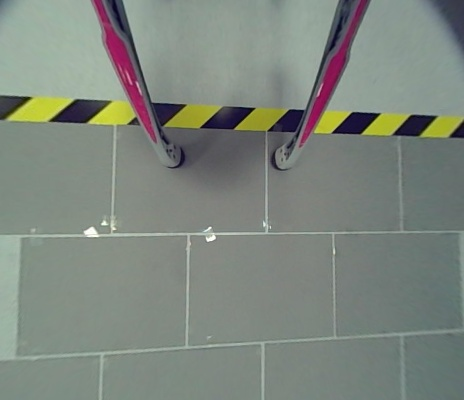
#> input picture training_images/inside/Frame_screenshot_06.11.2023.png, 464 x 400 px
$ python contour_detector.py
#> lines starting #> are read from the running program, lines starting #| are printed output that depends on the picture; after the words box and inside, x2 and y2 are one past the last pixel; in counts of white or black regions, pixels touching at a corner belong together
#> further down, image is the input picture: shape (400, 464, 3); mean B, G, R 125.7, 134.3, 126.3
import cv2
import numpy as np

def _process_image(image):
    # Load the image from file
    if image is None:
        print("Error: Couldn't open the image file.")
        return None, None, None, None

    # Convert to grayscale
    gray_image = cv2.cvtColor(image, cv2.COLOR_BGR2GRAY)

    # Crop the image to remove the dog's legs
    cropped_gray_image = gray_image[165:, :]

    kernel = np.ones((5, 5), np.uint8)
    dilate = cv2.dilate(cropped_gray_image, kernel, iterations=2)

    # Apply Canny edge detection on the cropped grayscale image
    canny_edges = cv2.Canny(dilate, 50, 100)

    # Find contours from the Canny edges
    contours, _ = cv2.findContours(canny_edges, cv2.RETR_EXTERNAL, cv2.CHAIN_APPROX_NONE)

    # Return the resized original image, cropped grayscale image, Canny edges, and contours
    return image, cropped_gray_image, canny_edges, contours

def process(frame):

    # Process the original image
    image = cv2.imread("../../training_images/inside/Template.png")
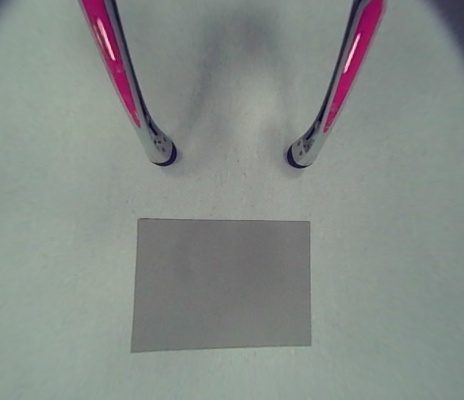
#> input picture training_images/inside/Template.png, 464 x 400 px
#> image is the input picture: shape (400, 464, 3); mean B, G, R 136, 140.3, 134.1
    #frame = cv2.convertScaleAbs(frame, alpha=1.5, beta=20)

    original_img, cropped_org_gray, canny_org, contours_org = _process_image(frame)
#> in _process_image, `dilate = cv2.dilate(cropped_gray_image, kernel, iterations=2)`:
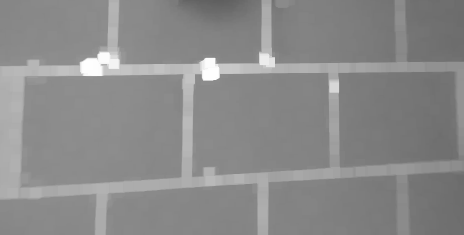
#> dilate: shape (235, 464); min 95, max 254, mean 138.2
#> in _process_image, `canny_edges = cv2.Canny(dilate, 50, 100)`:
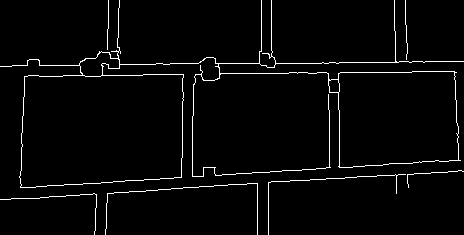
#> canny_edges: shape (235, 464); 2.8% white in thin lines or dots
#> in _process_image, `contours, _ = cv2.findContours(canny_edges, cv2.RETR_EXTERNAL, cv2.CHA..`: contours = 7 contours, 6 with area under 20; largest, box (x1, y1, x2, y2) and area: (0, 0, 464, 188) 28700
#> contours_org has the same summary as contours in _process_image

    # Process the template image
    template_img, cropped_temp_gray, canny_temp, contours_template = _process_image(image)
#> in _process_image (call 2), `dilate = cv2.dilate(cropped_gray_image, kernel, iterations=2)`:
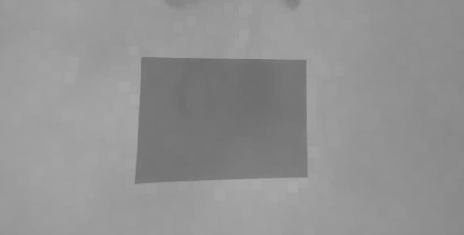
#> dilate: shape (235, 464); min 110, max 169, mean 146.2
#> in _process_image (call 2), `canny_edges = cv2.Canny(dilate, 50, 100)`:
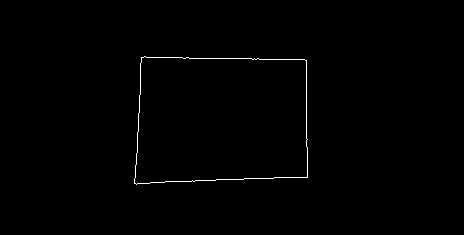
#> canny_edges: shape (235, 464); 0.53% white in thin lines or dots, all inside (x1, y1, x2, y2) = (134, 56, 308, 185)
#> in _process_image (call 2), `contours, _ = cv2.findContours(canny_edges, cv2.RETR_EXTERNAL, cv2.CHA..`: contours = 1 contour; box (x1, y1, x2, y2) and area: (134, 56, 308, 185) 20440
#> contours_template has the same summary as contours in _process_image

    # Initialize an empty image with the same dimensions as the cropped image to draw the contours
    cropped_org_color = np.zeros((cropped_org_gray.shape[0], cropped_org_gray.shape[1], 3), dtype=np.uint8)

    # Check if there are contours found in the template
    if contours_template:
        contour_template = max(contours_template, key=cv2.contourArea)
#> contour_template = contour of 581 points, box (x1, y1, x2, y2) (134, 56, 308, 185), area 20440
        # Draw the largest contour on the cropped template for visualization
        cv2.drawContours(cropped_temp_gray, [contour_template], -1, (0, 255, 0), 3)
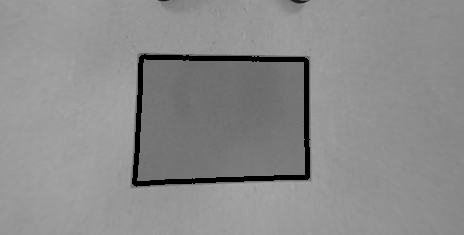
#> cropped_temp_gray: shape (235, 464); min 0, max 169, mean 139.4
    else:
        print("No contours found in the template.")

    # Compare contours and draw bounding box on the cropped original image with another color (e.g., green)
    for i, contour in enumerate(contours_org):
        contourArea = cv2.contourArea(contour)
        if contourArea > 22000:
            continue
        if contourArea < 15000:  # Filter out small contours
            continue
        # Check similarity using the template contour
        similarity = cv2.matchShapes(contour, contour_template, 1, 0.0)
        print(f"Contour {i}: similarity = {similarity}, size = {contourArea}")  # Print out the similarity
        if similarity < 1:  # Adjust similarity threshold as needed
            # Get the minimum area rectangle that bounds the contour
            rect = cv2.minAreaRect(contour)
            # Get the box points and convert them to integers
            box = cv2.boxPoints(rect).astype('int')
            # Draw the bounding box
            cv2.drawContours(cropped_org_color, [box], 0, (0, 255, 0), 2)
            # Label the contour
            M = cv2.moments(contour)
            if M["m00"] != 0:
                cx = int(M["m10"] / M["m00"])
                cy = int(M["m01"] / M["m00"])
                label = f"C{i}"
                cv2.putText(cropped_org_color, label, (cx, cy), cv2.FONT_HERSHEY_SIMPLEX, 0.5, (255, 255, 255), 2)
        else:
            # Draw non-matching contours in red
            cv2.drawContours(cropped_org_color, [contour], -1, (0, 0, 255), 1)
            # Label the contour
            M = cv2.moments(contour)
            if M["m00"] != 0:
                cx = int(M["m10"] / M["m00"])
                cy = int(M["m01"] / M["m00"])
                label = f"C{i}"
                cv2.putText(cropped_org_color, label, (cx, cy), cv2.FONT_HERSHEY_SIMPLEX, 0.5, (255, 255, 255), 2)
#> this loop made 7 passes
#> contourArea on pass 6: 28700
#> cropped_org_color: shape (235, 464, 3); every value is 0

    # Overlay the color image with the contours onto the cropped grayscale image
    cropped_org_with_contours = cv2.addWeighted(cropped_org_color, 1, cv2.cvtColor(cropped_org_gray, cv2.COLOR_GRAY2BGR), 0.5, 0)
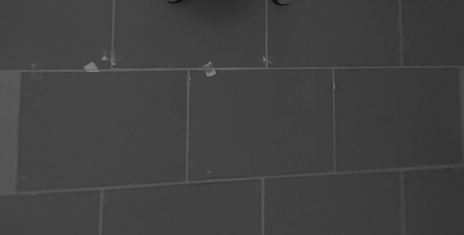
#> cropped_org_with_contours: shape (235, 464, 3); min 10, max 127, mean 65.3

    # Show the results
    cv2.imshow('Detected Tiles', cropped_org_with_contours)
    #cv2.imshow('Template', cropped_temp_gray)
    cv2.imshow('Original Canny Edges', canny_org)
    cv2.imshow('Template Canny Edges', canny_temp)

if __name__ == '__main__':
    image = cv2.imread("../../training_images/inside/Frame_screenshot_06.11.2023.png")
    process(image)
    cv2.waitKey(0)
